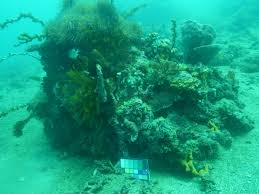
#> input picture Underwater-image-color-enhancement-with-PSO-python-implementation/images/1.jpeg, 259 x 194 px; its folder holds only this picture in this run
$ python -i utility.py   (imports and definitions only)
#> lines starting #> are read from the running program, lines starting #| are printed output that depends on the picture
#> further down, picture is the input picture: shape (194, 259, 3); mean B, G, R 128.5, 158.6, 22.5
### Underwater-image-color-enhancement-with-PSO-python-implementation/PSO.py
import numpy as np

#particle class
class Particle:
  def __init__(self, func, dim, vmin, vmax, seed):
    self.rnd = np.random.seed(seed)

    # initialize position, velocity, local_best_particle of the particle with 0.0 value
    self.velocity = np.zeros(dim)
    self.best_part_pos = np.zeros(dim)

    self.position = np.random.uniform(vmin, vmax, dim)

    # compute fitness of particle
    self.fitness = func(self.position) # curr fitness

    # initialize best position and fitness of this particle
    self.best_part_pos = np.copy(self.position)
    self.best_part_fitness = self.fitness     # best fitness


def pso(func, max_iter, num_particles, dim, vmin, vmax, params):

  # hyper parameters
  wmax = params["wmax"]    # maximum inertia
  wmin = params["wmin"]    #minimum inertia
  c1 = params["c1"] 	   # cognitive (particle)
  c2 = params["c2"]       # social (swarm)

  rnd = np.random.seed()

  # create num_particles
  swarm = [Particle(func, dim, vmin, vmax, i) for i in range(num_particles)]

  # compute the value of best_position and best_fitness in swarm
  best_swarm_pos = np.zeros(dim)
  best_swarm_fitness = np.inf # swarm best

  # computer best particle of swarm and it's fitness
  for i in range(num_particles): # check each particle
    if swarm[i].fitness < best_swarm_fitness:
      best_swarm_fitness = swarm[i].fitness
      best_swarm_pos = np.copy(swarm[i].position)

  # main loop of pso
  it = 0
  while it < max_iter:

    # For every 5 iterations print iteration number and best fitness value
    if it % 5 == 0:
      print("Iteration = " + str(it) + " best fitness = %f" % best_swarm_fitness)

    w = wmax - ((wmax - wmin)/max_iter)*it

    for i in range(num_particles):

      # compute new velocity of current particle
      swarm[i].velocity = (
                           (w * swarm[i].velocity) +
                           (c1 * np.random.rand(dim) * (swarm[i].best_part_pos - swarm[i].position)) +
                           (c2 * np.random.rand(dim) * (best_swarm_pos -swarm[i].position))
                         )

      # compute new position using new velocity
      for k in range(dim):
        swarm[i].position[k] += swarm[i].velocity[k]
        swarm[i].position[k] = np.maximum(swarm[i].position[k], vmin)
        swarm[i].position[k] = np.minimum(swarm[i].position[k], vmax)

      # compute fitness of new position
      swarm[i].fitness = func(swarm[i].position)

      # check for local best particle
      if swarm[i].fitness < swarm[i].best_part_fitness:
        swarm[i].best_part_fitness = swarm[i].fitness
        swarm[i].best_part_pos = np.copy(swarm[i].position)

      # check for global best particle
      if swarm[i].fitness < best_swarm_fitness:
        best_swarm_fitness = swarm[i].fitness
        best_swarm_pos = np.copy(swarm[i].position)

    it += 1

  gbest ={}
  gbest["position"] = best_swarm_pos
  gbest["cost"] = best_swarm_fitness

  return gbest

### Underwater-image-color-enhancement-with-PSO-python-implementation/utility.py
import numpy as np
import cv2 as cv
import matplotlib.pyplot as plt
from PSO import *

# shows histogram of all 3 channels
def color_hist(img):

    y = np.linspace(0 ,256)
    fig , ax = plt.subplots(3,1)
    ax[0].hist(img[:,:,0].flatten().ravel(),color='blue',bins = 256)
    ax[1].hist(img[:,:,1].flatten().ravel(),color='green',bins = 256)
    ax[2].hist(img[:,:,2].flatten().ravel(),color='red',bins = 256)

    plt.show()

def plot_hist(img):

    plt.hist(img.flatten(),bins = 150)
    plt.show()

# stacking BGR channels in order after computation
def image(input):
    val = list(input)

    for p in range(len(val)):
        if val[p][1]=="B":
            b = val[p][0]
        elif val[p][1]=="G":
            g = val[p][0]
        if val[p][1]=="R":
            r = val[p][0]
    img = np.dstack([b,g,r])
    img = np.array(img,dtype=np.uint8)

    return img

# Indicating superior, inferior and intermediate channels based on mean of pixels in channel
def superior_inferior_split(img):

    B, G, R = cv.split(img)
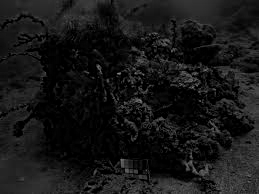
#> R: shape (194, 259); min 0, max 138, mean 22.5

    pixel = {"B":np.mean(B) ,"G":np.mean(G),"R":np.mean(R)}
#> pixel = {'B': 128.5, 'G': 158.6, 'R': 22.53}
    pixel_ordered = dict(sorted(pixel.items(), key=lambda x: x[1], reverse=True))
#> pixel_ordered = {'G': 158.6, 'B': 128.5, 'R': 22.53}

    # Classifying Maximum, Minimum and Intermediate channels of image
    label =["Pmax","Pint","Pmin"]
    chanel={}

    for i,j in zip(range(len(label)),pixel_ordered.keys()):
         if j=="B":
             chanel[label[i]]=list([B,j])

         elif j=="G":
             chanel[label[i]]=list([G,j])

         else:
             chanel[label[i]]=list([R,j])
#> this loop made 3 passes
#> j on passes 1 to 3: 'G', 'B', 'R'
#> after the loop, chanel = 3 items

    return chanel


def neutralize_image(img):

    track = superior_inferior_split(img)
#> track = 3 items

    Pmax = track["Pmax"][0]
    Pint = track["Pint"][0]
    Pmin = track["Pmin"][0]

    #gain_factor Pint
    J = (np.sum(Pmax) - np.sum(Pint))/(np.sum(Pmax) + np.sum(Pint))
#> J = 0.105

    #gain_factor Pmin
    K = (np.sum(Pmax) - np.sum(Pmin))/(np.sum(Pmax) + np.sum(Pmin))
#> K = 0.751

    track["Pint"][0] = Pint + (J * Pmax)
    track["Pmin"][0] = Pmin + (K * Pmax)

    #neutralised image
    neu_img = image(track.values())
#> in image, `img = np.array(img,dtype=np.uint8)`:
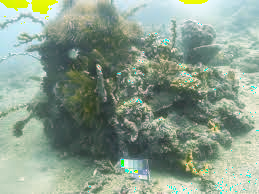
#> img: shape (194, 259, 3); mean of channels 0, 1, 2 141.6, 158.6, 139.8; drawn as B, G, R

    return neu_img


def Stretching(image):

    LSR_img = [] # for lower stretched image
    USR_img = [] # for upper stretched image
    height, width = image.shape[:2]
#> height = 194; width = 259

    for i in range(image.shape[2]):
        img_hist = image[:,:,i]
        max_P = np.max(img_hist)
        min_P = np.min(img_hist)

        mean_P = np.mean(img_hist)
        median_P = np.median(img_hist)

        avg_point = (mean_P + median_P)/2

        LS_img = np.zeros((height, width))
        US_img = np.zeros((height, width))

        for i in range(0, height):
            for j in range(0, width):
                if img_hist[i][j] < avg_point:
                    LS_img[i][j] = int((( img_hist[i][j] - min_P) * ((255 - min_P) / (avg_point - min_P)) + min_P))
                    US_img[i][j] = 0
                    #array_upper_histogram_stretching[i][j] = p_out
                else:
                    LS_img[i][j] = 255
                    US_img[i][j] = int((( img_hist[i][j] - avg_point) * ((255) / (max_P - avg_point))))

        LSR_img.append(LS_img)
        USR_img.append(US_img)
#> this loop made 3 passes
#> (min_P, mean_P, median_P, avg_point) on passes 1 to 3: (0, 141.6, 141, 141.3), (50, 158.6, 164, 161.3), (0, 139.8, 144, 141.9)
#> pass 1, in Stretching, `img_hist = image[:,:,i]`:
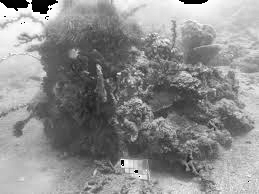
#> img_hist: shape (194, 259); min 0, max 255, mean 141.6
#> after the loop:
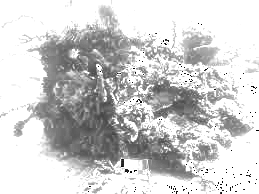
#> LS_img: shape (194, 259) float64; min 0, max 255, mean 207
#> after the loop:
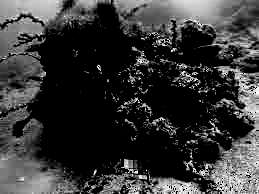
#> US_img: shape (194, 259) float64; min 0, max 255, mean 55
#> after the loop, LSR_img = 3 items; USR_img = 3 items

    LS = np.array(np.dstack(LSR_img),dtype=np.uint8)
    US = np.array(np.dstack(USR_img),dtype=np.uint8)

    return LS,US


def enhanced_image(img1, img2):

    #integration of dual intensity images to get Enhanced-constrast output image
    b1,g1,r1 = cv.split(img1)
    b2,g2,r2 = cv.split(img2)

    height, width = img1.shape[:2]
#> height = 194; width = 259
    dual_img=np.zeros((height, width,3),dtype=np.uint8)

    dual_img[:,:,0] = np.array(np.add(b1/2, b2/2),dtype = np.uint8)
    dual_img[:,:,1] = np.array(np.add(g1/2, g2/2),dtype = np.uint8)
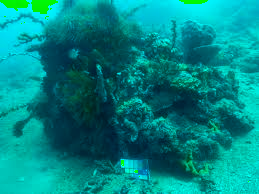
#> dual_img: shape (194, 259, 3); mean of channels 0, 1, 2 132.7, 134.5, 0; drawn as B, G, R
    dual_img[:,:,2] = np.array(np.add(r1/2, r2/2),dtype = np.uint8)

    return dual_img


def pso_image(img):

    group = superior_inferior_split(img)
#> in superior_inferior_split (call 2), `B, G, R = cv.split(img)`:
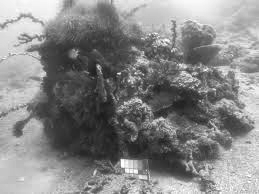
#> G: shape (194, 259); min 25, max 255, mean 134.5
#> in superior_inferior_split (call 2), `pixel = {"B":np.mean(B) ,"G":np.mean(G),"R":np.mean(R)}`: pixel = {'B': 132.7, 'G': 134.5, 'R': 130.7}
#> in superior_inferior_split (call 2), `pixel_ordered = dict(sorted(pixel.items(), key=lambda x: x[1], reverse..`: pixel_ordered = {'G': 134.5, 'B': 132.7, 'R': 130.7}
#> the loop in superior_inferior_split (call 2), `for i,j in zip(range(len(label)),pixel_ordered.keys()):` made 3 passes
#> group = 3 items

    maxi = np.mean(group["Pmax"][0])
#> maxi = 134.5
    inte = np.mean(group["Pint"][0])
#> inte = 132.7
    mini = np.mean(group["Pmin"][0])
#> mini = 130.7

    # Defining hyperparameters
    n = 50  # number of particles
    params = {"wmax" : 0.9, "wmin" : 0.4, "c1" : 2 , "c2" : 2}
    max_iteration = 100

    x = np.array([inte, mini])
#> x = [132.7, 130.7]

    def func(X,P_sup = maxi):
        return np.square(P_sup - X[0])+np.square(P_sup - X[1])

    nVar= 2  # number of variables to optimize
    VarMin = 0  # lower bound of variables , you can use np.array() for different variables
    VarMax = 255   # upper bound of variables, you can use np.array() for different variables

    gbest = pso(func, max_iter=max_iteration, num_particles = n, dim = 2, vmin = VarMin, vmax = VarMax, params = params)

    #gamma correction for inferior color channels
    mean_colors = gbest['position']
    gamma = np.log(mean_colors/255)/np.log(x/255)
#> gamma = [0.979, 0.958]

    group["Pint"][0] = np.array(255*np.power(group["Pint"][0]/255 , gamma[0]))
    group["Pmin"][0] = np.array(255*np.power(group["Pmin"][0]/255 , gamma[1]))


    pso_res = image(group.values())

    return pso_res

def unsharp_masking(img):

    alpha = 0.2
    beta = 1 -alpha
    img_blur = cv.GaussianBlur(img, (1,1),sigmaX=1)
    unsharp_img = cv.addWeighted(img, alpha, img_blur, beta, 0.0)

    return unsharp_img

def NUCE(img):

    #superior based underwater color cast neutralization
    neu_img = neutralize_image(img)

    #Dual-intensity images fusion based on average of mean and median values
    img1, img2 = Stretching(neu_img)
    dual_img = enhanced_image(img1, img2)

    #Swarm-intelligence based mean equalization
    pso_res = pso_image(dual_img)

    #Unsharp masking
    nuce_img = unsharp_masking(pso_res)

    return nuce_img

>>> import cv2
>>> picture = cv2.imread('images/1.jpeg')
>>> result = NUCE(picture)

$ run again, on Underwater-image-color-enhancement-with-PSO-python-implementation/images/10.jpeg
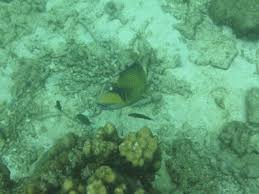
#> input picture Underwater-image-color-enhancement-with-PSO-python-implementation/images/10.jpeg, 259 x 194 px
#> picture is the input picture: shape (194, 259, 3); mean B, G, R 116.7, 156.9, 96.1
#> pixel = {'B': 116.7, 'G': 156.9, 'R': 96.15}
#> pixel_ordered = {'G': 156.9, 'B': 116.7, 'R': 96.15}
#> the loop in superior_inferior_split, `for i,j in zip(range(len(label)),pixel_ordered.keys()):` made 3 passes
#> j on passes 1 to 3: 'G', 'B', 'R'
#> after the loop in superior_inferior_split, `for i,j in zip(range(len(label)),pixel_ordered.keys()):`: chanel = 3 items
#> J = 0.147
#> K = 0.24
#> the loop in Stretching, `for i in range(image.shape[2]):` made 3 passes
#> (max_P, min_P, mean_P, median_P, avg_point) on passes 1 to 3: (240, 24, 139.3, 139, 139.1), (243, 39, 156.9, 158, 157.5), (225, 30, 133.3, 133, 133.2)
#> after the loop in Stretching, `for i in range(image.shape[2]):`:
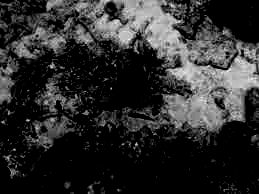
#> US_img: shape (194, 259) float64; min 0, max 255, mean 45.5
#> after the loop in Stretching, `for i in range(image.shape[2]):`: LSR_img = 3 items
#> in enhanced_image, `dual_img[:,:,2] = np.array(np.add(r1/2, r2/2),dtype = np.uint8)`:
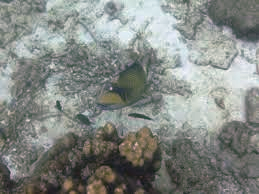
#> dual_img: shape (194, 259, 3); mean of channels 0, 1, 2 132.3, 136.6, 132.1; drawn as B, G, R
#> the loop in superior_inferior_split (call 2), `for i,j in zip(range(len(label)),pixel_ordered.keys()):` made 3 passes
#> maxi = 136.6
#> inte = 132.3
#> mini = 132.1
#> x = [132.3, 132.1]
#> gamma = [0.952, 0.949]

$ run again, on Underwater-image-color-enhancement-with-PSO-python-implementation/images/12.jpeg
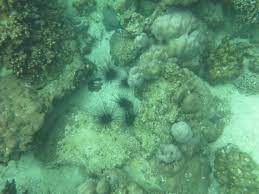
#> input picture Underwater-image-color-enhancement-with-PSO-python-implementation/images/12.jpeg, 259 x 194 px
#> picture is the input picture: shape (194, 259, 3); mean B, G, R 111.4, 147.1, 92.9
#> pixel = {'B': 111.4, 'G': 147.1, 'R': 92.89}
#> pixel_ordered = {'G': 147.1, 'B': 111.4, 'R': 92.89}
#> the loop in superior_inferior_split, `for i,j in zip(range(len(label)),pixel_ordered.keys()):` made 3 passes
#> j on passes 1 to 3: 'G', 'B', 'R'
#> after the loop in superior_inferior_split, `for i,j in zip(range(len(label)),pixel_ordered.keys()):`: chanel = 3 items
#> J = 0.138
#> K = 0.226
#> the loop in Stretching, `for i in range(image.shape[2]):` made 3 passes
#> (min_P, mean_P, median_P, avg_point) on passes 1 to 3: (0, 131.1, 127, 129.1), (45, 147.1, 145, 146), (0, 125.6, 124, 124.8)
#> after the loop in Stretching, `for i in range(image.shape[2]):`:
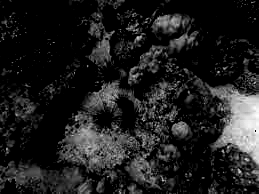
#> US_img: shape (194, 259) float64; min 0, max 255, mean 31.6
#> after the loop in Stretching, `for i in range(image.shape[2]):`: LSR_img = 3 items
#> the loop in superior_inferior_split (call 2), `for i,j in zip(range(len(label)),pixel_ordered.keys()):` made 3 passes
#> maxi = 130.3
#> inte = 129.3
#> mini = 127.2
#> x = [129.3, 127.2]
#> gamma = [0.989, 0.965]
#> in image (call 2), `img = np.dstack([b,g,r])`:
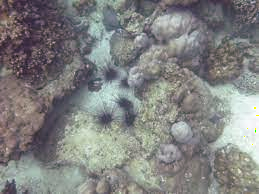
#> img: shape (194, 259, 3) float64; mean of channels 0, 1, 2 130.2, 130.3, 130.1; drawn as B, G, R

$ run again, on Underwater-image-color-enhancement-with-PSO-python-implementation/images/13.jpeg
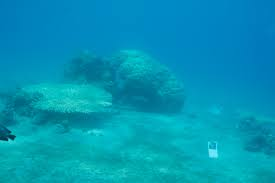
#> input picture Underwater-image-color-enhancement-with-PSO-python-implementation/images/13.jpeg, 275 x 183 px
#> picture is the input picture: shape (183, 275, 3); mean B, G, R 181.5, 149.5, 2
#> pixel = {'B': 181.5, 'G': 149.5, 'R': 2.02}
#> the loop in superior_inferior_split, `for i,j in zip(range(len(label)),pixel_ordered.keys()):` made 3 passes
#> j on passes 1 to 3: 'B', 'G', 'R'
#> after the loop in superior_inferior_split, `for i,j in zip(range(len(label)),pixel_ordered.keys()):`: chanel = 3 items
#> J = 0.0967
#> K = 0.978
#> the loop in Stretching, `for i in range(image.shape[2]):` made 3 passes
#> (min_P, mean_P, median_P, avg_point) on passes 1 to 3: (74, 181.5, 187, 184.2), (0, 166.4, 160, 163.2), (0, 178.3, 183, 180.6)
#> after the loop in Stretching, `for i in range(image.shape[2]):`: LSR_img = 3 items
#> in superior_inferior_split (call 2), `B, G, R = cv.split(img)`:
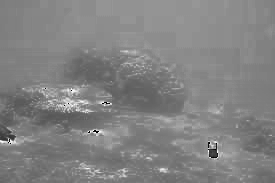
#> R: shape (183, 275); min 0, max 255, mean 130
#> pixel = {'B': 129, 'G': 135.8, 'R': 130}
#> pixel_ordered = {'G': 135.8, 'R': 130, 'B': 129}
#> the loop in superior_inferior_split (call 2), `for i,j in zip(range(len(label)),pixel_ordered.keys()):` made 3 passes
#> group = 3 items
#> maxi = 135.8
#> inte = 130
#> mini = 129
#> x = [130, 129]
#> gamma = [0.935, 0.924]
